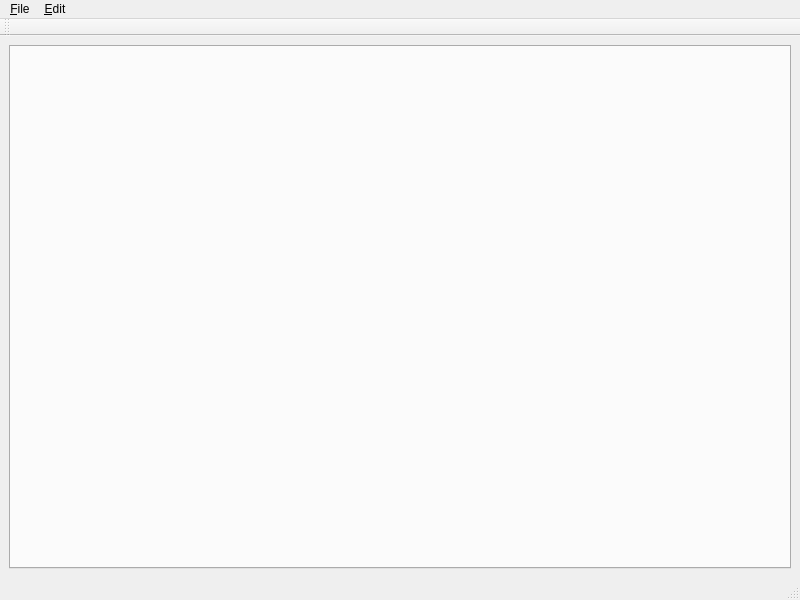
<?xml version="1.0" encoding="UTF-8"?>
<ui version="4.0">
 <class>MainWindow</class>
 <widget class="QMainWindow" name="MainWindow">
  <property name="geometry">
   <rect>
    <x>0</x>
    <y>0</y>
    <width>800</width>
    <height>600</height>
   </rect>
  </property>
  <property name="windowTitle">
   <string>MainWindow</string>
  </property>
  <widget class="QWidget" name="centralwidget">
   <layout class="QVBoxLayout" name="verticalLayout">
    <item>
     <widget class="QTabWidget" name="tabWidget"/>
    </item>
   </layout>
  </widget>
  <widget class="QMenuBar" name="menubar">
   <property name="geometry">
    <rect>
     <x>0</x>
     <y>0</y>
     <width>800</width>
     <height>17</height>
    </rect>
   </property>
   <widget class="QMenu" name="menuFile">
    <property name="title">
     <string>&amp;File</string>
    </property>
    <addaction name="actionNew"/>
    <addaction name="actionSave"/>
   </widget>
   <widget class="QMenu" name="menu_Edit">
    <property name="title">
     <string>&amp;Edit</string>
    </property>
    <addaction name="actionColor"/>
   </widget>
   <addaction name="menuFile"/>
   <addaction name="menu_Edit"/>
  </widget>
  <widget class="QStatusBar" name="statusbar"/>
  <widget class="QToolBar" name="toolBar">
   <property name="windowTitle">
    <string>toolBar</string>
   </property>
   <attribute name="toolBarArea">
    <enum>TopToolBarArea</enum>
   </attribute>
   <attribute name="toolBarBreak">
    <bool>false</bool>
   </attribute>
  </widget>
  <action name="actionNew">
   <property name="text">
    <string>New</string>
   </property>
  </action>
  <action name="actionSave">
   <property name="text">
    <string>Save</string>
   </property>
  </action>
  <action name="actionColor">
   <property name="text">
    <string>Color</string>
   </property>
  </action>
 </widget>
 <resources/>
 <connections/>
</ui>
